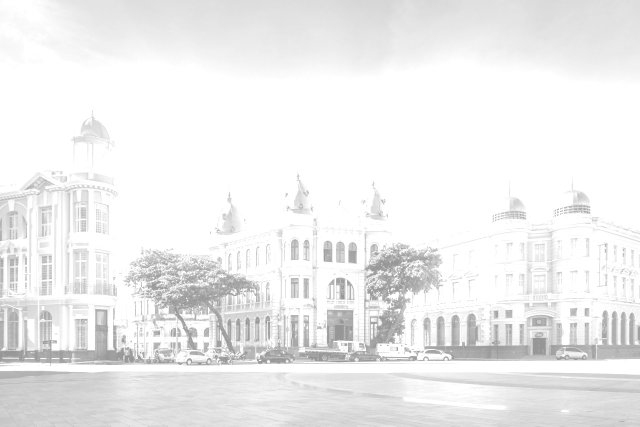
#> input picture listas/pdi_lista1/Recife_antigo.jpg, 1280 x 853 px (shown at 1/2 size); its folder holds only this picture in this run
$ jupyter execute --allow-errors lista_1.ipynb   (shell and % lines are left out)
#> lines starting #> are read from the running program, lines starting #| are printed output that depends on the picture
# Atividade 1 - Processamento Digital de Imagens

[cell 1]
import cv2
import numpy as np
import matplotlib.pyplot as plt
import pathlib

plt.rcParams['figure.figsize'] = (10, 5)

BASE = pathlib.Path('listas/pdi_lista1/')

def carregar_imagens_gs():
    for file in BASE.iterdir():
        if file.is_file() and file.suffix in ['.jpg', '.png', '.jpeg']:
            yield file.name.split('.')[0], cv2.imread(str(file), cv2.IMREAD_GRAYSCALE)

# [5 lines left out: function exibir, not called in this run]

def mostrar_hist(img, titulo=''):
    fig, axes = plt.subplots(1, 2, figsize=(12, 4))

    axes[0].imshow(img, cmap='gray', vmin=0, vmax=255)
    axes[0].set_title(titulo)
    axes[0].axis('off')

    hist, bins = np.histogram(img, bins=256, range=(0, 256))
    axes[1].bar(bins[:-1], hist, width=1)
    axes[1].set_title('Histograma - ' + titulo)
    axes[1].set_xlabel('Intensidade')
    axes[1].set_ylabel('N\u00ba de pixels')

    plt.tight_layout()
    plt.show()

def comparar_imgs(img1, img2, titulo1='', titulo2=''):
    """Exibe duas imagens lado a lado para comparação."""
    fig, axes = plt.subplots(1, 2, figsize=(12, 4))

    axes[0].imshow(img1, cmap='gray', vmin=0, vmax=255)
    axes[0].set_title(titulo1)
    axes[0].axis('off')

    axes[1].imshow(img2, cmap='gray', vmin=0, vmax=255)
    axes[1].set_title(titulo2)
    axes[1].axis('off')

    plt.tight_layout()
    plt.show()

[cell 2]
imagens = { k: img for k, img in carregar_imagens_gs()}
#> imagens = 1 item

for nome, img in imagens.items():
    print(f'{nome:20s} shape={img.shape} dtype={img.dtype}')
#> this loop made 1 pass
#> nome on pass 1: 'Recife_antigo'
#| Recife_antigo        shape=(853, 1280) dtype=uint8

## Questão 1 - Redimensionamento (500x500 -> 1280x720 | 300x277 -> 640x480 | 360x403 -> 640x480)

[cell 3]
# [20 lines left out: function resize, not called in this run]

#> (a cell that did not finish here is left out)

## Questão 2 - Composição HD (img_1 + img_2 + img_3 lado a lado, final 1280x720)

[cell 5]
# [6 lines left out: function concaternar, not called in this run]

#> (a cell that did not finish here is left out)

## Questão 3 - Contraste e brilho (gato.jpg, Recife_antigo.jpg, upe.jpg)

[cell 7]
def contraste_brilho(img, contraste=1.0, brilho=0):
#> called with contraste = 3, brilho = -510
    img = img.astype(np.float64)
    img = img * contraste + brilho
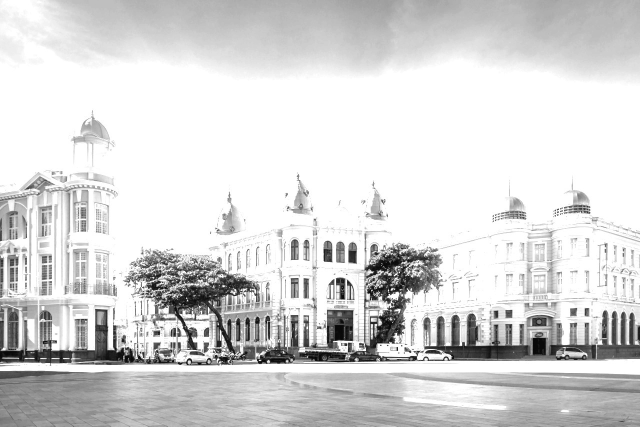
#> img: shape (853, 1280) float64 (shown at 1/2 size); min -72, max 255, mean 203.9; drawn with min black and max white
    img = np.clip(img, 0, 255)
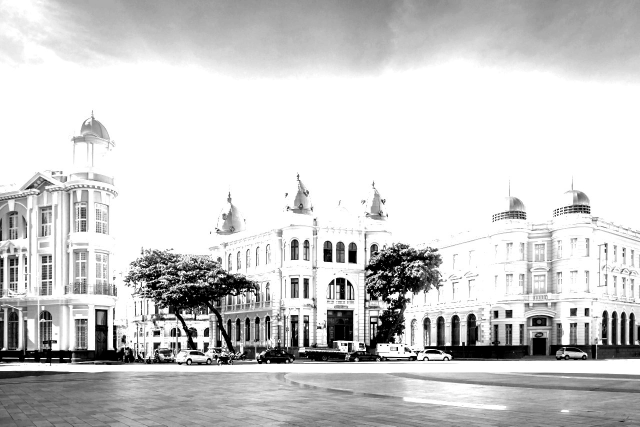
#> img: shape (853, 1280) float64 (shown at 1/2 size); min 0, max 255, mean 204.6
    return img.astype(np.uint8)

#> (a cell that did not finish here is left out)

[cell 9]
recife_antigo_contraste_brilho = contraste_brilho(imagens['Recife_antigo'], contraste=3, brilho=-510)
comparar_imgs(imagens['Recife_antigo'], recife_antigo_contraste_brilho, 'Recife_antigo', 'Recife_antigo_contraste_brilho')
#> in comparar_imgs, `plt.show()`:
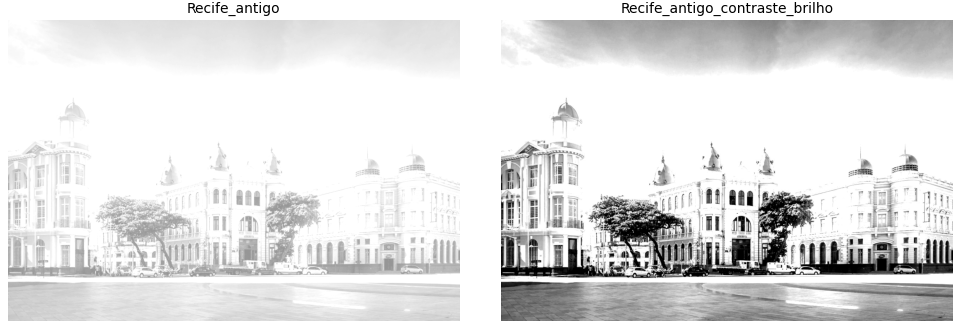
#> figure drawn by matplotlib, 2 panels
mostrar_hist(recife_antigo_contraste_brilho, 'Recife_antigo_contraste_brilho')
#> in mostrar_hist, `hist, bins = np.histogram(img, bins=256, range=(0, 256))`: hist = 256 values, max 498759 at index 255, min 0 at index 1, mean 4265; bins = 257 values from 0 to 256
#> in mostrar_hist, `plt.show()`:
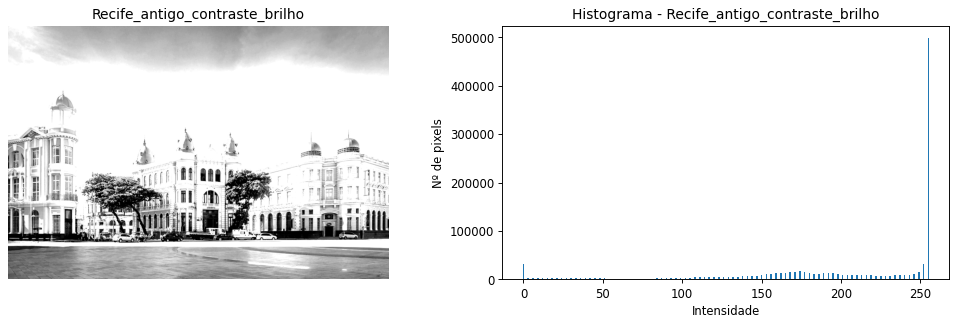
#> figure drawn by matplotlib, 2 panels; panel 2: tallest bar 498759 high, from x = 254.5 to 255.5
